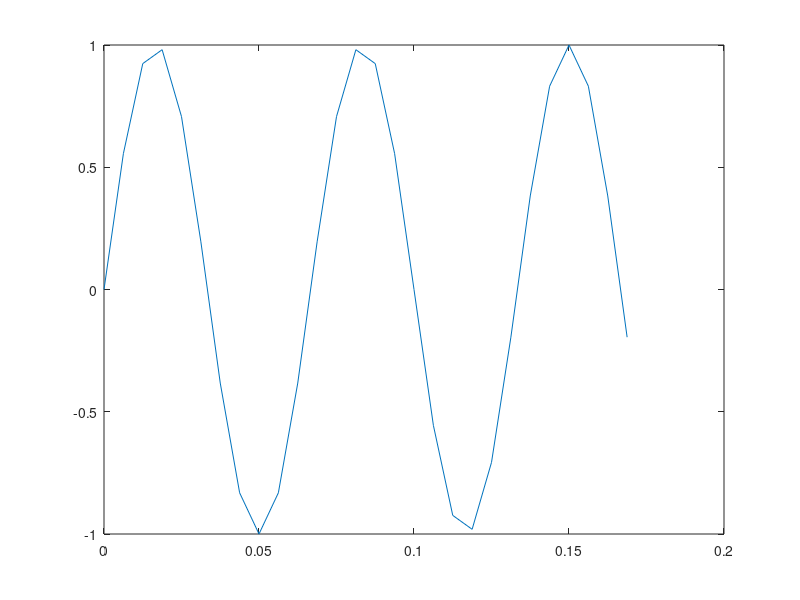

MATLAB code for this plot:

Are=1;
Aim=1;
phi=0; % [phi]=°
DCre=0;
DCim=0;

fc=15;
fa=160;
Ta=1/fa;
Tc=1/fc;

n=8;

k=(fa/fc)*(n/32);

t=[0:Ta:k*Tc-Ta]; 

sig=sin(2*pi*fc*t);

plot(t,sig)

mod(length(t),32)